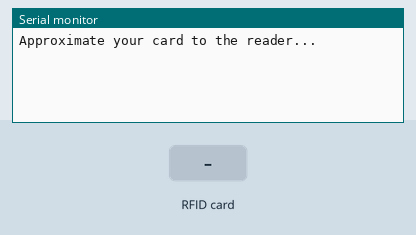
Recording of a sketch running on a simulated Arduino Uno, built with avr-gcc and run on an emulated ATmega328P. On the bench: the last lines printed to the serial monitor. The inputs (shaded band) are chosen by the test bench.

Above: at 1.2 s.
1.3 s: RFID card BD 31 15 2B held to the reader
At 2.1 s:
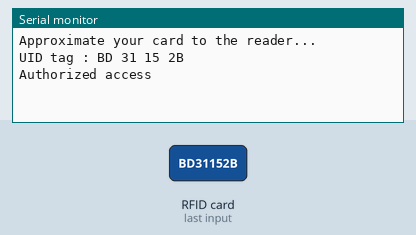
2.8 s: RFID card 5E 7A 19 C4 held to the reader
At 5.7 s:
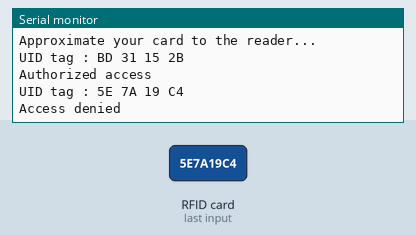

Measured:
- after the input at 1.3 s, the serial monitor: prints a new line at once (image 1)
- after the input at 2.8 s, the serial monitor: prints a new line after 1.5 s (image 2)

The sketch:

security_access_rfid.ino
```cpp
#include <SPI.h>
#include <MFRC522.h>

#define SS_PIN 10
#define RST_PIN 9

MFRC522 mfrc522(SS_PIN, RST_PIN); // Create MFRC522 instance.

void setup() {
  Serial.begin(9600);
  while (!Serial); // attendre l'ouverture du moniteur série (utile sur certains boards)
  SPI.begin();     // Init SPI bus
  mfrc522.PCD_Init(); // Init MFRC522
  Serial.println("Approximate your card to the reader...");
  Serial.println();
}

void loop() {
  // Look for new cards
  if (! mfrc522.PICC_IsNewCardPresent()) {
    return;
  }

  // Select one of the cards
  if (! mfrc522.PICC_ReadCardSerial()) {
    return;
  }

  // Construire l'UID sous forme "BD 31 15 2B" (2 hex par octet, majuscules, séparés par espaces)
  String uidStr = "";
  for (byte i = 0; i < mfrc522.uid.size; i++) {
    if (mfrc522.uid.uidByte[i] < 0x10) uidStr += "0"; // leading zero si nécessaire
    uidStr += String(mfrc522.uid.uidByte[i], HEX);
    if (i < mfrc522.uid.size - 1) uidStr += " ";
  }
  uidStr.toUpperCase();

  Serial.print("UID tag : ");
  Serial.println(uidStr);

  // Liste des UID autorisés (tu peux en ajouter d'autres)
  // Exemple : "BD 31 15 2B"
  const char* allowedUIDs[] = {
    "BD 31 15 2B",
    // "AA BB CC DD", // autre UID
  };
  const size_t allowedCount = sizeof(allowedUIDs) / sizeof(allowedUIDs[0]);

  bool authorized = false;
  for (size_t k = 0; k < allowedCount; ++k) {
    if (uidStr == String(allowedUIDs[k])) {
      authorized = true;
      break;
    }
  }

  if (authorized) {
    Serial.println("Authorized access");
    // ici : actions supplémentaires (ex: ouvrir relais)
  } else {
    Serial.println("Access denied");
  }

  Serial.println();
  delay(3000); // délai pour éviter multiple lectures rapides
}
```
